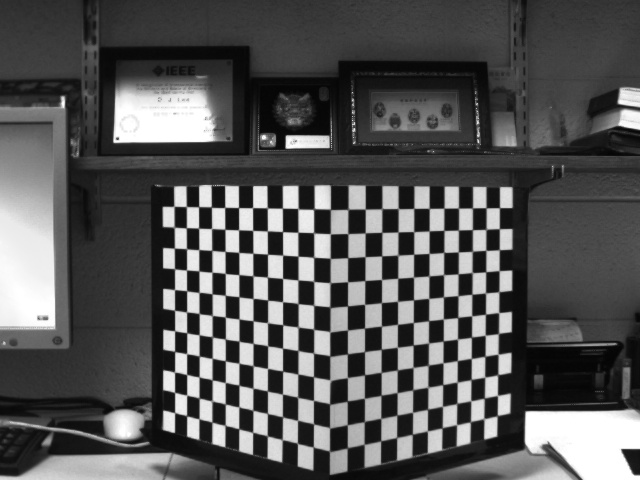
#> input picture robotic_vision/hw2/undistort/Close.jpg, 640 x 480 px; its folder holds only this picture in this run
$ python task3.py
#> lines starting #> are read from the running program, lines starting #| are printed output that depends on the picture
import cv2
import numpy as np
import glob

fs_read = cv2.FileStorage('camera_param.yaml', cv2.FILE_STORAGE_READ)
mtx = fs_read.getNode('mtx').mat()
dist = fs_read.getNode('dist').mat()
fs_read.release()

images = glob.glob('./undistort/*.jpg')

for file in images:

    img = cv2.imread(file)
#> img is the input picture: shape (480, 640, 3); min 3, max 255, mean 86.4

    # Distortion correction
    h, w = img.shape[:2]
#> h = 480; w = 640
    img_undst = cv2.undistort(img, mtx, dist)
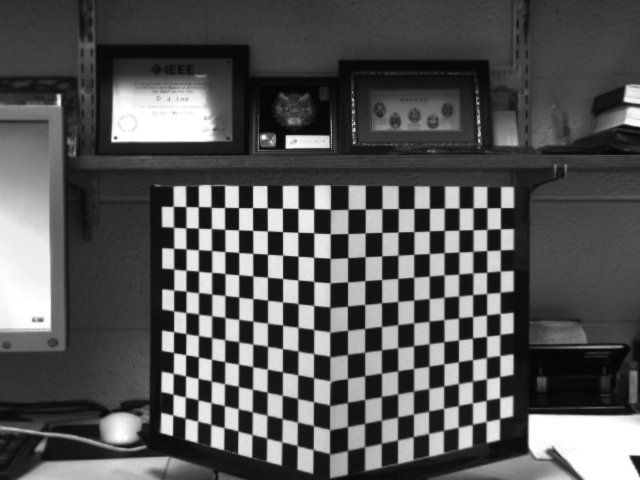
#> img_undst: shape (480, 640, 3); min 4, max 255, mean 85.9

    diff = cv2.absdiff(img, img_undst)
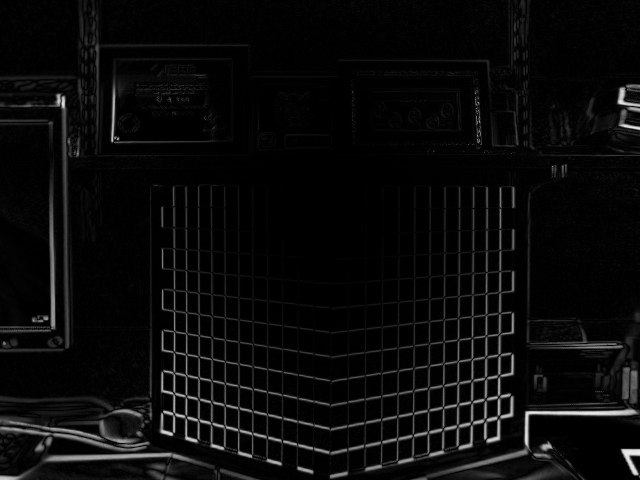
#> diff: shape (480, 640, 3); min 0, max 237, mean 10.4

    cv2.imshow('img', diff)
    cv2.waitKey(0)
    cv2.imwrite(file[:-4] + '_diff.jpg', diff)

cv2.destroyAllWindows()

$ run again, on robotic_vision/hw2/undistort/Turned.jpg
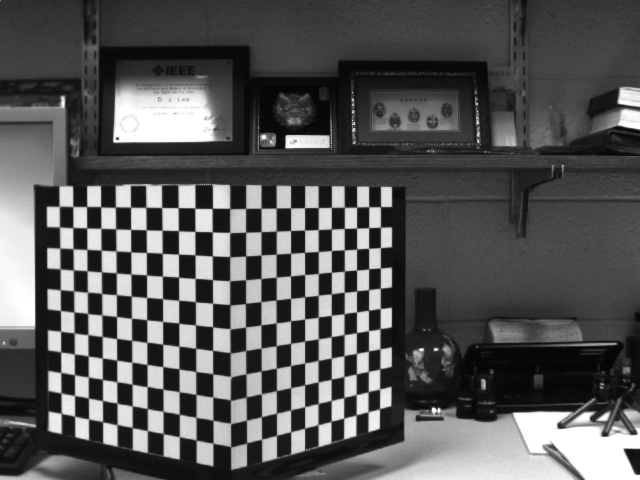
#> input picture robotic_vision/hw2/undistort/Turned.jpg, 640 x 480 px
#> img is the input picture: shape (480, 640, 3); min 3, max 255, mean 87.1
#> `img_undst = cv2.undistort(img, mtx, dist)`:
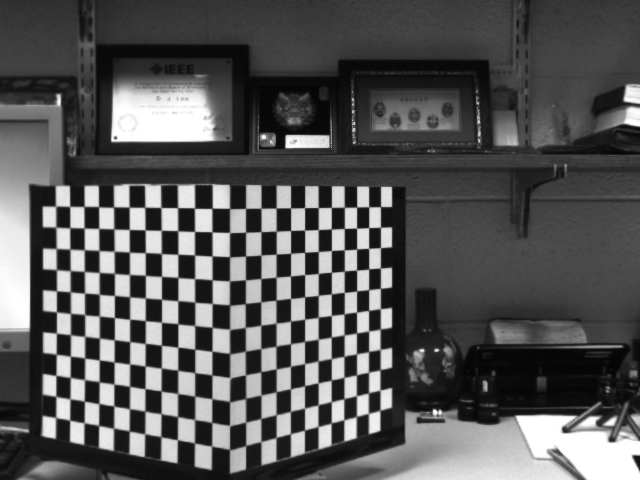
#> img_undst: shape (480, 640, 3); min 4, max 255, mean 86.7
#> `diff = cv2.absdiff(img, img_undst)`:
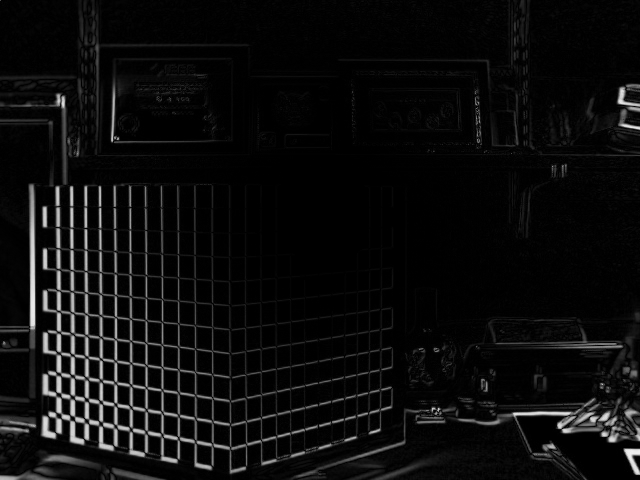
#> diff: shape (480, 640, 3); min 0, max 240, mean 12.7

$ run again, on robotic_vision/hw2/undistort/Far.jpg
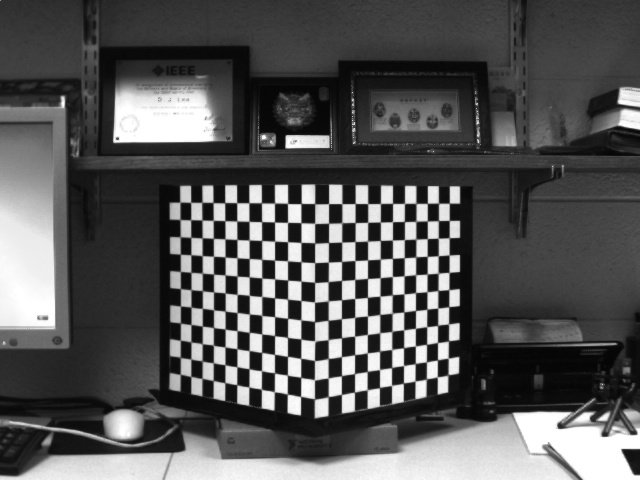
#> input picture robotic_vision/hw2/undistort/Far.jpg, 640 x 480 px
#> img is the input picture: shape (480, 640, 3); min 3, max 255, mean 87
#> `img_undst = cv2.undistort(img, mtx, dist)`:
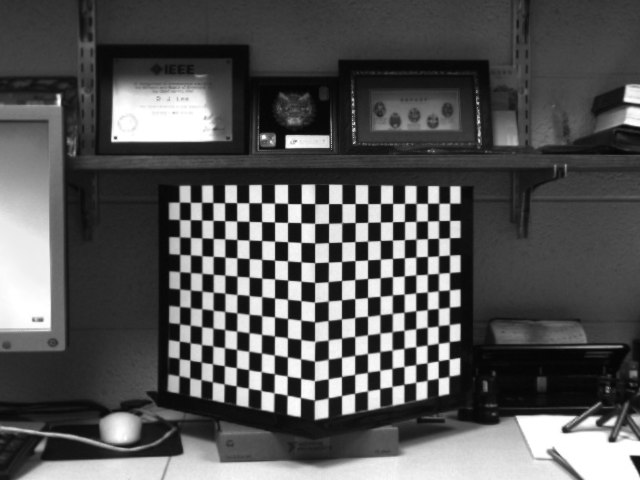
#> img_undst: shape (480, 640, 3); min 3, max 255, mean 85.6
#> `diff = cv2.absdiff(img, img_undst)`:
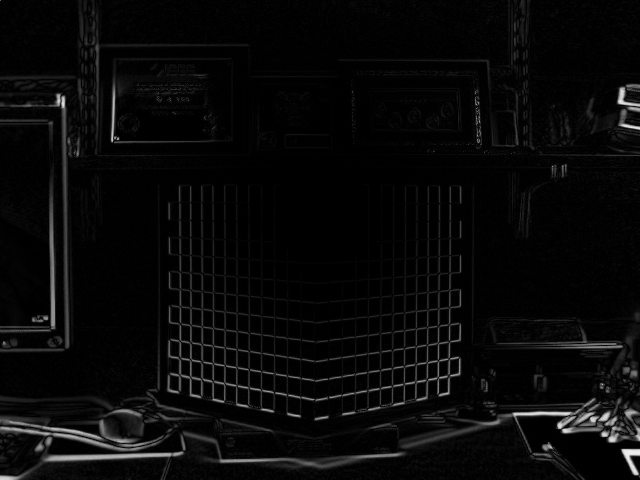
#> diff: shape (480, 640, 3); min 0, max 241, mean 8.9
